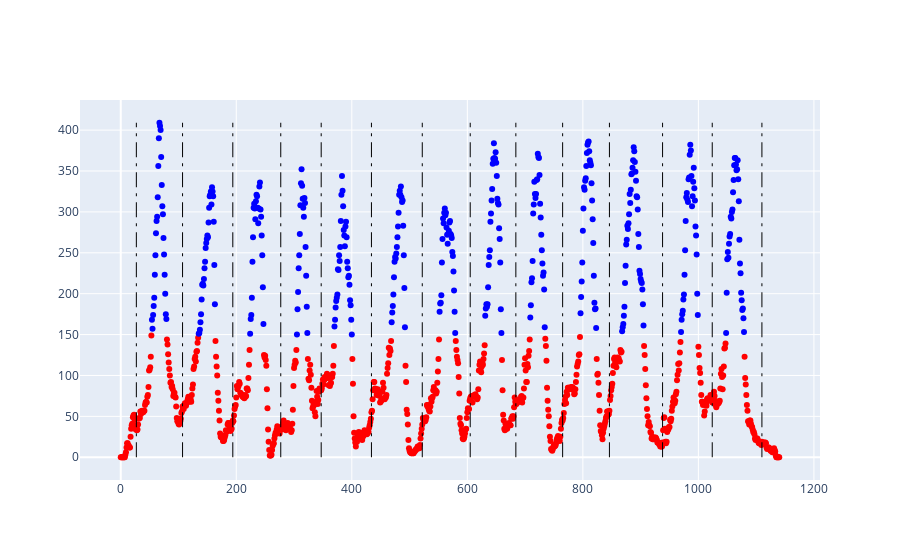

Write notebook code for a chart like this one.
### Code cell
def visualize_slicings(data, indexes):
    colors = ['red' if point < 150 else 'blue' for point in data]
    fig = go.Figure(data=go.Scatter(y=data, mode='markers', marker=dict(color=colors)))
    for index in indexes:
        fig.add_shape(type="line",
                      x0=index, y0=min(data),
                      x1=index, y1=max(data),
                      line=dict(color="black", width=1, dash="longdashdot"))
    fig.show()

data = calculate_black_pixels_along_height(crop_empty_spaces(crop_line(binarize_image("reshadhw.jpg"))))
visualize_slicings(data, indexes)
print(indexes)
print(len(data))

### Figure 1 — Plotly figure (JSON) as saved in the notebook; plotly's stock layout.template omitted (floating-point values rounded to 4 significant figures; data arrays with more than 128 entries replaced by an {"elided": "..."} marker saying what was removed)
{"data": [{"marker": {"color": {"elided": "1141 str values"}}, "mode": "markers", "type": "scatter", "y": {"elided": "1141 int values"}}], "layout": {"shapes": [{"line": {"color": "black", "dash": "longdashdot", "width": 1}, "type": "line", "x0": 27, "x1": 27, "y0": 0, "y1": 409}, {"line": {"color": "black", "dash": "longdashdot", "width": 1}, "type": "line", "x0": 107, "x1": 107, "y0": 0, "y1": 409}, {"line": {"color": "black", "dash": "longdashdot", "width": 1}, "type": "line", "x0": 194, "x1": 194, "y0": 0, "y1": 409}, {"line": {"color": "black", "dash": "longdashdot", "width": 1}, "type": "line", "x0": 277, "x1": 277, "y0": 0, "y1": 409}, {"line": {"color": "black", "dash": "longdashdot", "width": 1}, "type": "line", "x0": 347, "x1": 347, "y0": 0, "y1": 409}, {"line": {"color": "black", "dash": "longdashdot", "width": 1}, "type": "line", "x0": 434, "x1": 434, "y0": 0, "y1": 409}, {"line": {"color": "black", "dash": "longdashdot", "width": 1}, "type": "line", "x0": 522, "x1": 522, "y0": 0, "y1": 409}, {"line": {"color": "black", "dash": "longdashdot", "width": 1}, "type": "line", "x0": 605, "x1": 605, "y0": 0, "y1": 409}, {"line": {"color": "black", "dash": "longdashdot", "width": 1}, "type": "line", "x0": 684, "x1": 684, "y0": 0, "y1": 409}, {"line": {"color": "black", "dash": "longdashdot", "width": 1}, "type": "line", "x0": 765, "x1": 765, "y0": 0, "y1": 409}, {"line": {"color": "black", "dash": "longdashdot", "width": 1}, "type": "line", "x0": 846, "x1": 846, "y0": 0, "y1": 409}, {"line": {"color": "black", "dash": "longdashdot", "width": 1}, "type": "line", "x0": 938, "x1": 938, "y0": 0, "y1": 409}, {"line": {"color": "black", "dash": "longdashdot", "width": 1}, "type": "line", "x0": 1024, "x1": 1024, "y0": 0, "y1": 409}, {"line": {"color": "black", "dash": "longdashdot", "width": 1}, "type": "line", "x0": 1110, "x1": 1110, "y0": 0, "y1": 409}]}}
